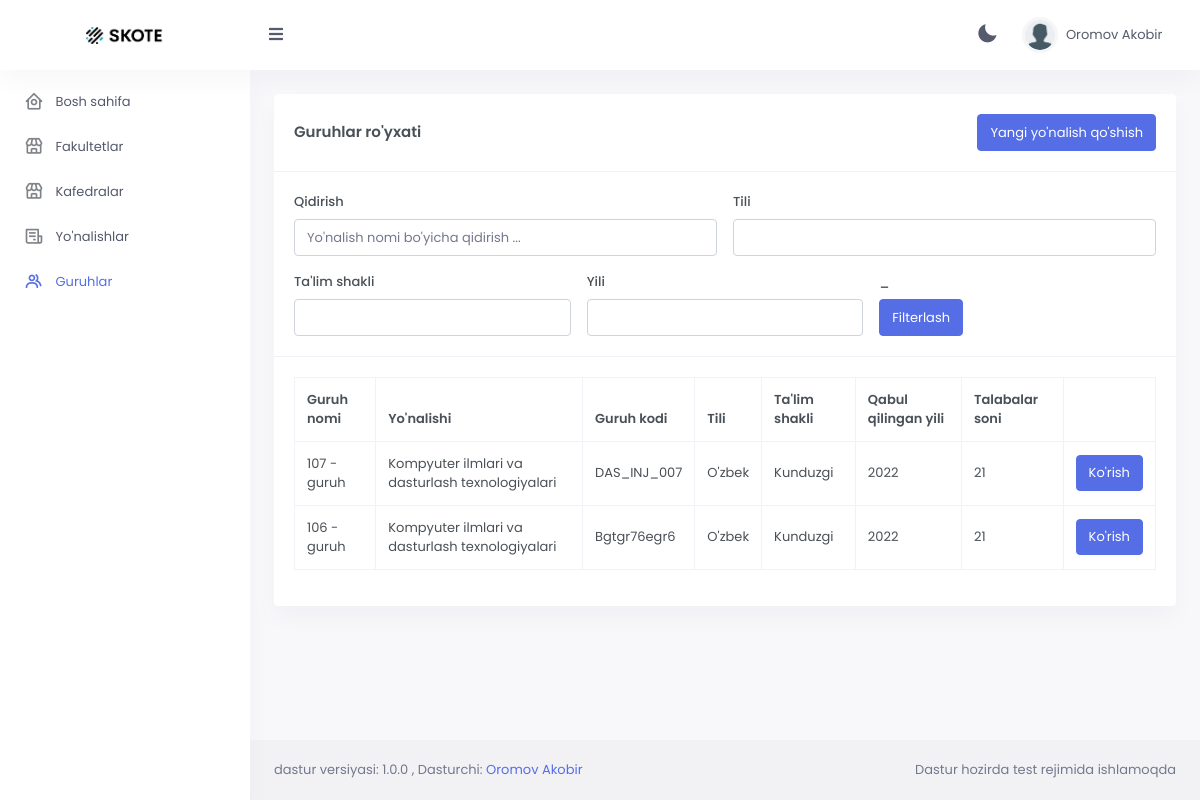
/department/groups/all (signed in), run on the app's committed database.
### accounts/models.py (models this page shows, shortened)
class User(AbstractUser):
    phone_number = models.CharField(max_length=30, default='')
    father_name = models.CharField(max_length=100, default='')
    image = models.ImageField(null=True, blank=True)
    class Meta:
        verbose_name = 'User'
        verbose_name_plural = '1. Userlar'

### curriculum/models.py (models this page shows, shortened)
class SmallGroup(models.Model):
    number = models.IntegerField(default=0, verbose_name="Guruh raqami")
    direction = models.ForeignKey(Direction, on_delete=models.CASCADE, verbose_name="Yo'nalishi")
    code = models.CharField(max_length=50, verbose_name="Guruh kodi")
    sum_students = models.IntegerField(default=0)
    DONE = "O'qishni tamomlagan"
    @property
    def semestr(self):
        month = timezone.now().month
        difference = timezone.now().year - self.direction.year
        _semestr = [2*difference+1 if month>=9 and month<=1 else 2*difference][0]
        if _semestr > self.direction.max_semestr:
            return SmallGroup.DONE
        return _semestr
    @property
    def course(self):
        if self.semestr == SmallGroup.DONE:
            return SmallGroup.DONE
        return [self.semestr // 2 if self.semestr % 2 == 0 else self.semestr // 2 + 1][0]
    @property
    def name(self):
        if self.course == SmallGroup.DONE:
            return f'{1000 + self.number}'[1:] + f'-guruh ({[self.direction.year+4 if self.direction.max_semestr==8 else self.direction.year+4][0]}-bitiruvchilari)'
        return f'{self.course*100 + self.number} - guruh'
    class Meta:
        verbose_name = 'Guruh'
        verbose_name_plural = '5. Guruhlar'

class Direction(models.Model):
    LANGUAGE_CHOICES = (
        ("O'zbek", "O'zbek"),
        ("Rus", "Rus"),
        ("Boshqa", "Boshqa")
    )
    STUDY_FORM_CHOICES = (
        ("Kunduzgi", "Kunduzgi"),
        ("Kechki", "Kechki"),
        ("Sirtqi", "Sirtqi"),
    )
    name = models.CharField(max_length=150, verbose_name='Yo\'nalish nomi')
    faculty = models.ForeignKey(Faculty, on_delete=models.CASCADE, verbose_name='Fakulteti')
    code = models.CharField(max_length=30,null=True, blank=True, verbose_name='Yo\'nalish kodi')
    language = models.CharField(max_length=10, choices=LANGUAGE_CHOICES, verbose_name="Ta'lim tili")
    study_form = models.CharField(max_length=15,choices=STUDY_FORM_CHOICES, verbose_name="Ta'lim shakli")
    year = models.IntegerField(verbose_name='Qabul qilingan yili')
    @property
    def max_semestr(self):
        if self.study_form == "Kunduzgi":
            return 8
        elif self.study_form == "Kechki":
            return 9
        else:
            return 10
    class Meta:
        verbose_name = 'Yo\'nalish'
        verbose_name_plural = '4. Barcha yo\'nalishlar'

### department/decorators.py (the view)
    def wrapper_func(request: WSGIRequest, *args, **kwargs):
        user = request.user
        if not request.user.is_authenticated:
            raise Http404
        try:
            employee = DepartmentEmployee.objects.get(user_id=request.user.pk)
            employee.user.groups.get(name=DEPARTMENT.name)
        except:
            raise Http404
        return func(request, *args, **kwargs)

### department/views/groups.py (called while the page is built)
@login_required(login_url='login')
@security_decorator
def groups_all(request: WSGIRequest):
    search = request.GET.get('search', None)
    language = request.GET.get('language', None)
    study_form = request.GET.get('form', None)
    year = request.GET.get('year', None)
    data = SmallGroup.objects.all().order_by('-pk')
    if search:
        data = data.filter(direction__name__contains=search)
    if language:
        data = data.filter(direction__language=language)
    if study_form:
        data = data.filter(direction__study_form=study_form)
    if year:
        data = data.filter(direction__year=year)
    return render(request, 'department/groups/all.html', {
        'data': data,
    })

### templates/department/groups/all.html (shortened to what this page needs)
{% extends 'department/base.html' %}
{% block content %}
<div class="row">
    <div class="col-lg-12">
        <div class="card">
            <div class="card-body border-bottom">
                <div class="d-flex align-items-center">
                    <h5 class="mb-0 card-title flex-grow-1"> Guruhlar ro'yxati </h5>
                    <div class="flex-shrink-0">
                        <a href="#" class="btn btn-primary" data-bs-toggle="modal" data-bs-target="#add_direction">Yangi yo'nalish qo'shish</a>
                    </div>
                </div>
            </div>
            <div class="card-body border-bottom">
                <form class="row g-3" method="GET">
                    <div class="col-xxl-4 col-lg-6 form-group">
                        <label for="searchInput">Qidirish</label>
                        <input name="search" type="search" class="form-control" id="searchInput" placeholder="Yo'nalish nomi bo'yicha qidirish ...">
                    </div>
                    <div class="col-xxl-2 col-lg-6 form-group" data-select2-id="8">
                        <label for="select_language">Tili</label>
                        <select name="language" class="form-control select2 select2-hidden-accessible" data-select2-id="1" tabindex="-1" aria-hidden="true" id="select_language">
                            <option value=""></option>
                            <option value="O'zbek">O'zbek</option>
                        </select>
                    </div>
                    <div class="col-xxl-2 col-lg-4 form-group" data-select2-id="18">
                        <label for="s_form"> Ta'lim shakli </label>
                        <select name="form" class="form-control select2 select2-hidden-accessible" data-select2-id="4" tabindex="-1" aria-hidden="true" id="s_form">
                            <option value=""></option>
                            <option value="Kunduzgi">Kunduzgi</option>
                        </select>
                    </div>
                    <div class="col-xxl-2 col-lg-4 form-group">
                        <label for="year_s">Yili</label>
                        <input type="number" name="year" id="year_s" class="form-control">
                    </div>
                    <div class="col-xxl-2 col-lg-4 form-group">
                        <label for="w">_</label><br>
                        <input type="submit" value="Filterlash" class="btn btn-primary" id="w">
                    </div>
                </form>
            </div>
            <div class="card-body">
                <div class="table-responsive">
                    <table class="table table-bordered align-middle nowrap">
                        <thead>
                            <tr>
                                <th scope="col">Guruh nomi</th>
                                <th scope="col">Yo'nalishi</th>
                                <th scope="col">Guruh kodi</th>
                                <th scope="col">Tili</th>
                                <th scope="col">Ta'lim shakli</th>
                                <th scope="col">Qabul qilingan yili</th>
                                <th scope="col">Talabalar soni</th>
                                <th scope="col"></th>
                            </tr>
                        </thead>
                        <tbody>
                            {% for i in data %}
                            <tr>
                                <td>{{i.name}}</td>
                                <td>{{i.direction.name}}</td>
                                <td>{{i.code}}</td>
                                <td>{{i.direction.language}}</td>
                                <td>{{i.direction.study_form}}</td>
                                <td>{{i.direction.year}}</td>
                                <td>{{i.sum_students}}</td>
                                <td><a href="{% url 'd_detail_group' i.pk %}" class="btn btn-primary">Ko'rish</a></td>
                            </tr>
                           {% endfor %}
                        </tbody>
                    </table>
                </div>
            </div>
        </div>
    </div>
</div>
{% endblock %}

### templates/department/base.html (shortened to what this page needs)
<!doctype html>
{% load static %}
<html lang="en">
<head>
    <link href="{% static 'skote/assets/css/bootstrap.min.css' %}" id="bootstrap-style" rel="stylesheet"
        type="text/css" />
    <link href="{% static 'skote/assets/css/icons.min.css' %}" rel="stylesheet" type="text/css" />
    <link href="{% static 'skote/assets/css/app.min.css' %}" id="app-style" rel="stylesheet" type="text/css" />
</head>
<body data-sidebar="dark" data-layout-mode="dark">
        <div id="layout-wrapper">
            <header id="page-topbar">
                <div class="navbar-header">
                    <div class="d-flex">
                        <div class="navbar-brand-box">
                            <a href="#" class="logo logo-dark" style="pointer-events: none;">
                                <span class="logo-lg">
                                    <img src="{% static 'skote/assets/images/logo-dark.png' %}" alt="" height="17">
                                </span>
                            </a>
                        </div>
                        <button type="button" class="btn btn-sm px-3 font-size-16 header-item waves-effect"
                            id="vertical-menu-btn">
                            <i class="fa fa-fw fa-bars"></i>
                        </button>
                    </div>
                    <div class="d-flex">
                        <div class="dropdown d-inline-block">
                            <button type="button" class="btn header-item noti-icon waves-effect" data-bs-toggle="dark-mode">
                                <i class='bx bxs-moon' id="icon_dark_mode"></i>
                            </button>
                        </div>
                        <div class="dropdown d-inline-block">
                            <button type="button" class="btn header-item waves-effect" id="page-header-user-dropdown"
                                data-bs-toggle="dropdown" aria-haspopup="true" aria-expanded="false">
                                <img class="rounded-circle header-profile-user"
                                    src="{% static 'skote/assets/images/users/avatar_default.png' %}"
                                    alt="Header Avatar">
                                <span class="d-none d-xl-inline-block ms-1" key="t-henry"> {{user.last_name}} {{user.first_name}} </span>
                                <i class="mdi mdi-chevron-down d-none d-xl-inline-block"></i>
                            </button>
                        </div>
                    </div>
                </div>
            </header>
            <div class="vertical-menu">
                <div data-simplebar class="h-100">
                    <div id="sidebar-menu">
                        <ul class="metismenu list-unstyled" id="side-menu">
                            <li>
                                <a href="#" >
                                    <i class="bx bx-home-circle"></i>
                                    <span key="t-dashboards"> Bosh sahifa </span>
                                </a>
                            </li>
                            <li>
                                <a href="{% url 'd_faculty_all' %}">
                                    <i class="bx bx-store"></i>
                                    <span key="t-dashboards">Fakultetlar</span>
                                </a>
                            </li>
                            <li>
                                <a href="{% url 'd_all_cafedra' %}">
                                    <i class="bx bx-store"></i>
                                    <span key="t-dashboards">Kafedralar</span>
                                </a>
                            </li>
                            <li>
                                <a href="{% url 'd_all_direction' %}">
                                    <i class="bx bx-receipt"></i>
                                    <span key="t-dashboards">Yo'nalishlar</span>
                                </a>
                            </li>
                            <li>
                                <a href="{% url 'd_groups_all' %}">
                                    <i class="bx bx-group"></i>
                                    <span key="t-dashboards">Guruhlar</span>
                                </a>
                            </li>
                        </ul>
                    </div>
                </div>
            </div>
            <div class="main-content">
                <div class="page-content">
                    <div class="container-fluid">
                        {% block content %}{% endblock %}
                    </div>
                </div>
                <footer class="footer">
                    <div class="container-fluid">
                        <div class="row">
                            <div class="col-sm-6"> dastur versiyasi: 1.0.0 , Dasturchi: <a href="#">Oromov Akobir</a></div>
                            <div class="col-sm-6"><div class="text-sm-end d-none d-sm-block"> Dastur hozirda test rejimida ishlamoqda </div></div>
                        </div>
                    </div>
                </footer>
            </div>
        </div>
    </body>
</html>

### data on the page
User: last_name "Oromov", first_name "Akobir"
SmallGroup: name "107 - guruh", direction.name "Kompyuter ilmlari va dasturlash texnologiyalari", code "DAS_INJ_007", direction.language "O'zbek", direction.study_form "Kunduzgi", direction.year "2022", sum_students "21"
SmallGroup: name "106 - guruh", direction.name "Kompyuter ilmlari va dasturlash texnologiyalari", code "Bgtgr76egr6", direction.language "O'zbek", direction.study_form "Kunduzgi", direction.year "2022", sum_students "21"
